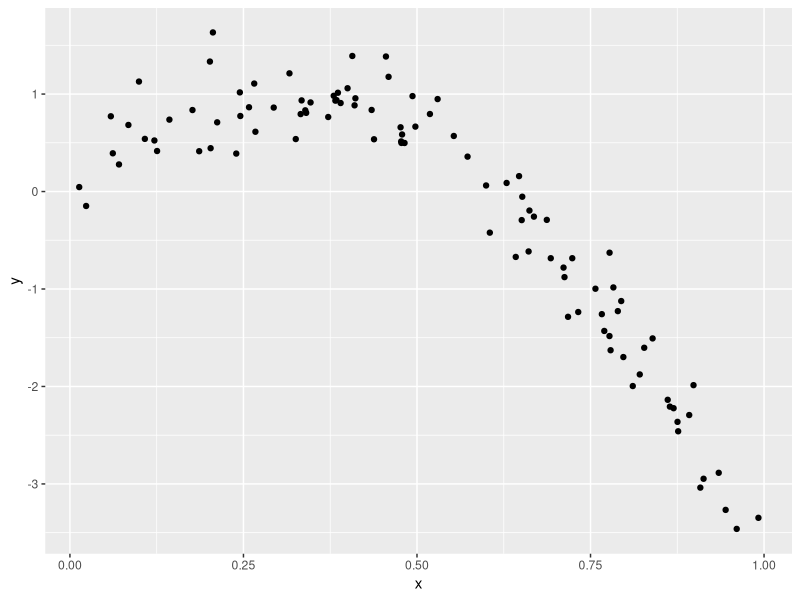
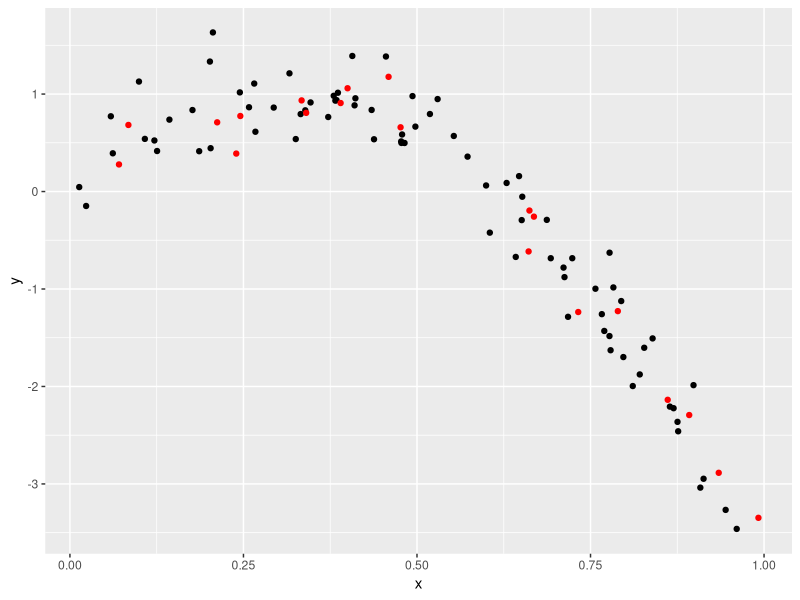
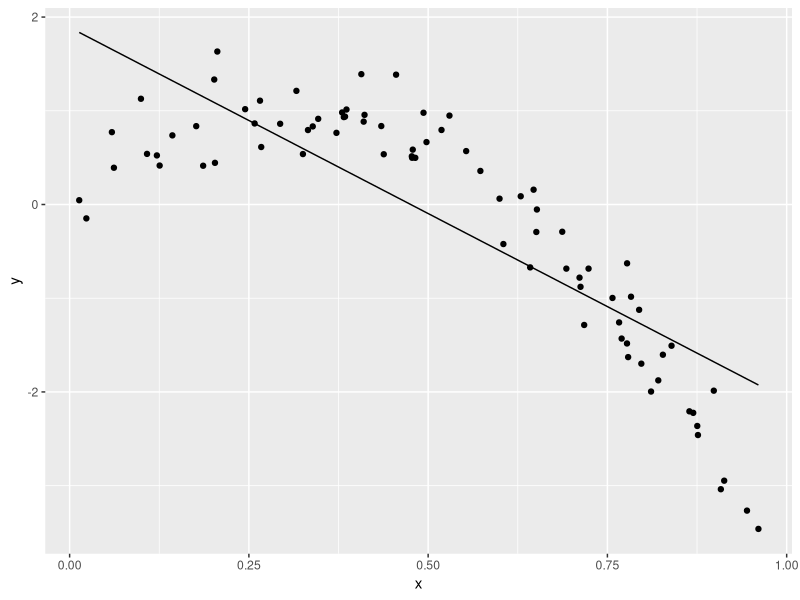
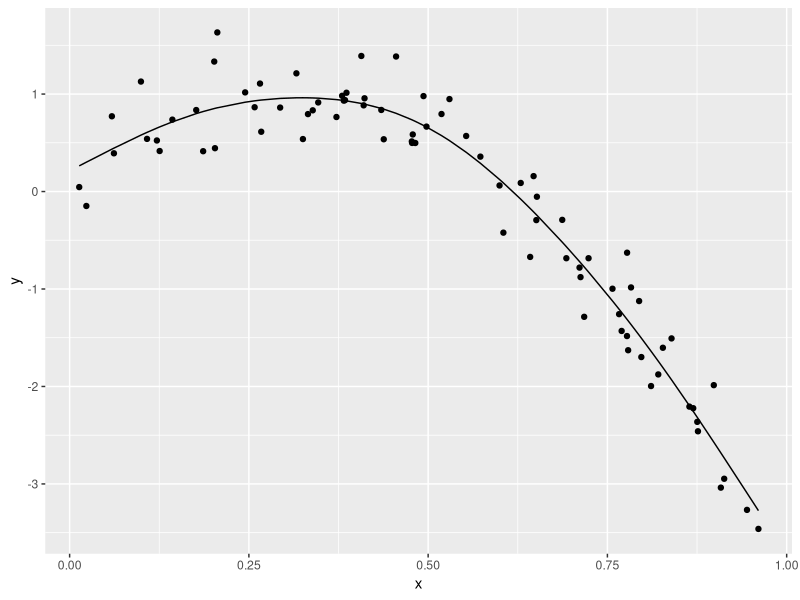
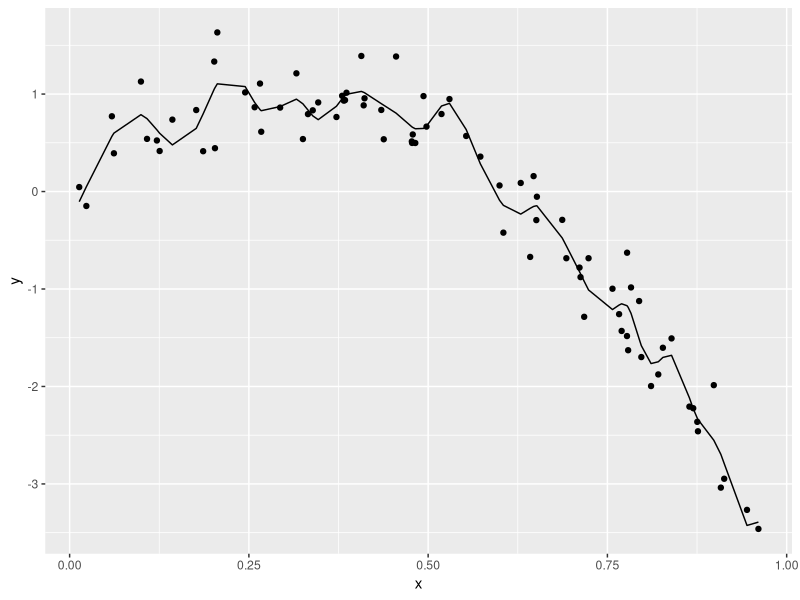

R code for these plots, in order:
## ---- chunk 1
set.seed(1)
library(tidyverse)
library(modelr)
## ---- chunk 2
nonlin_df = 
  tibble(
    id = 1:100, 
    x = runif(100,0,1),
    y = 1-10*(x-0.3)^2 + rnorm(100,0,0.3)
  )

nonlin_df |> 
  ggplot(aes(x = x, y = y)) + 
  geom_point()
## ---- chunk 3
train_df = sample_n(nonlin_df, 80) |> 
  arrange(id)
test_df = anti_join(nonlin_df, train_df, by = "id")
## ---- chunk 4
train_df |> 
  ggplot(aes(x = x, y = y)) +
  geom_point() +
  geom_point(data = test_df, color = "red")
## ---- chunk 5
linear_mod = lm(y ~ x, data = train_df)
## ---- chunk 6
train_df |> 
  modelr::add_predictions(linear_mod) |> 
  ggplot(aes(x = x, y = y)) +
  geom_point() + 
  geom_line(aes(y = pred))
## ---- chunk 7
smooth_mod = mgcv::gam(y ~ s(x), data = train_df)
## ---- chunk 8
train_df |> 
  modelr::add_predictions(smooth_mod) |> 
  ggplot(aes(x = x, y = y)) +
  geom_point() + 
  geom_line(aes(y = pred))
## ---- chunk 9
wiggly_mod = mgcv::gam(y ~ s(x, k = 30), sp = 10e-6, data = train_df)
## ---- chunk 10
train_df |> 
  modelr::add_predictions(wiggly_mod) |> 
  ggplot(aes(x = x, y = y)) +
  geom_point() + 
  geom_line(aes(y = pred))
## ---- chunk 11
# RMSE on training data
rmse(linear_mod, train_df)
rmse(smooth_mod, train_df)
rmse(wiggly_mod, train_df)

# RMSE on testing data gives a sense of out-of-sample prediction accuracy
rmse(linear_mod, test_df)
rmse(smooth_mod, test_df)
rmse(wiggly_mod, test_df)
